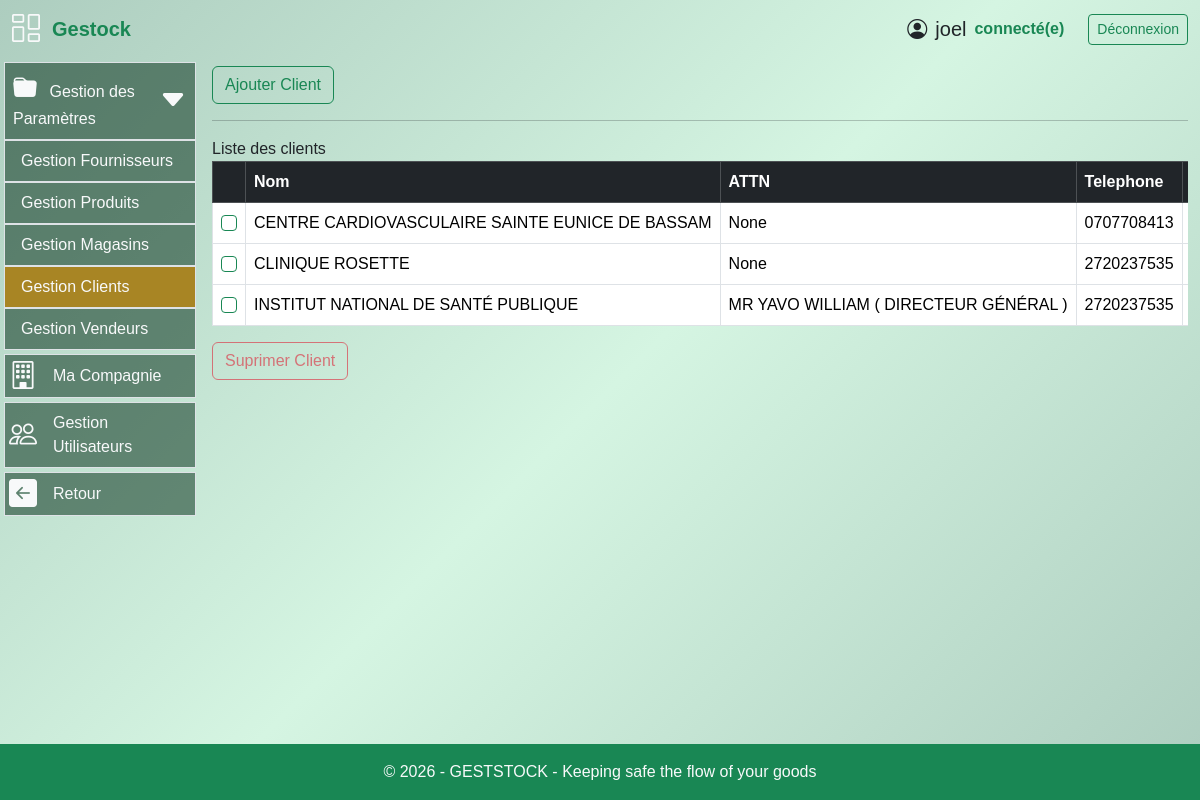
/gestion_materiel/client (signed in), run on the app's committed database.
### models.py (models this page shows, shortened)
class User(UserMixin, db.Model):
  id = db.Column(db.Integer, primary_key=True)
  username = db.Column(db.String(64), index=True, nullable=False)
  email = db.Column(db.String(120), unique=True, nullable=False)
  password_hash = db.Column(db.String(256))
  role = db.Column(db.String(20), nullable=False, default='operateur')
  joined_at = db.Column(db.DateTime(), default = datetime.utcnow, index = True)
  must_change_password = db.Column(db.Boolean, default=False)
  __table_args__ = (
      db.UniqueConstraint('email', name='uq_user_email'),
  )

class Client(db.Model):
    __tablename__ = "client"
    id = db.Column(db.Integer, primary_key=True)
    nom_client = db.Column(db.String(100), nullable=False)
    telephone = db.Column(db.String(30))
    adresse = db.Column(db.String(255), nullable=False)
    attn = db.Column(db.String(255))
    bons_commande = db.relationship(
        "BonCommande",
        back_populates="client",
        cascade="all, delete-orphan"
    )
    bons_livraison = db.relationship(
        "BonLivraison",
        back_populates="client"
    )

### routes.py (the view, shortened to what this page needs)
@app.route('/gestion_materiel/client', methods=['GET', 'POST'])
@login_required
def client():
  form = ClientForm(csrf_enabled=False)
  clients = Client.query.order_by(Client.nom_client).all()
  return render_template('client.html', form=form, clients=clients)

### forms.py
class ClientForm(FlaskForm):
    nom_client = StringField("Nom client", validators=[DataRequired()])
    telephone = StringField("Telephone")
    adresse = StringField("Adresse")
    attn = StringField("ATTN")
    submit = SubmitField("Enregistrer")

### routes.py (called while the page is built)
@app.after_request
def disable_cache(response):
    response.headers["Cache-Control"] = "no-store, no-cache, must-revalidate, private"
    response.headers["Pragma"] = "no-cache"
    response.headers["Expires"] = "0"
    return response

@login_manager.user_loader
def load_user(user_id):
    return User.query.get(int(user_id))

@app.context_processor
def utility_processor():
    def is_active(prefix):
        return request.endpoint and prefix in request.endpoint
    return dict(is_active=is_active)

### templates/client.html (shortened to what this page needs)
{% extends "base.html" %}
{% block content %}
<div class="py-2">
<div class="row">
    <div class="col">
        <a class="btn btn-outline-success" data-bs-toggle="modal"
        data-bs-target="#addclientmodal">Ajouter Client</a>
    </div>
</div>
<hr>
{% if clients %}
      <form action="{{ url_for('delete_clients') }}" method="post">
    <div class="table-responsive" style="max-height: 330px; overflow-y: auto;">
      <caption class="fs-3 fw-semibold">
        Liste des clients
    </caption>
     <div class="table-responsive" style="max-height:380px; overflow-y:auto;">
      <table class="table table-hover table-bordered align-middle">
        <thead class="table-dark sticky-top">
        <tr>
          <th scope="col"></th>
          <th scope="col">Nom</th>
          <th scope="col">ATTN</th>
          <th scope="col">Telephone</th>
          <th scope="col">Adresse</th>
        </tr>
      </thead>
      <tbody>
        {% for client in clients %}
        <tr class="client-row"
            data-id="{{ client.id }}"
            data-nom="{{ client.nom_client }}"
            data-attn="{{ client.attn }}"
            data-telephone="{{ client.telephone }}"
            data-adresse="{{ client.adresse }}"
            style="cursor:pointer">
          <td>
            <input class="form-check-input border-success client-checkbox"
            name="client_ids"
            type="checkbox" value="{{client.id}}">
          </td>
          <td>{{client.nom_client.upper()}}</td>
          <td>{{client.attn}}</td>
          <td>{{client.telephone}}</td>
          <td>{{client.adresse}}</td>
        </tr>
        {% endfor %}
      </tbody>
    </table>
     </div>
    </div>
    <button type="submit" class="btn btn-outline-danger"
      onclick="return confirm('Voulez-vous supprimer ce ou ces clients ?')">Suprimer Client
    </button>
    </form>
</div>
{% else %}
<div class="alert alert-warning text-center">
        Aucun client enregistré pour le moment.
    </div>
{% endif %}
</div>
{% endblock %}

### templates/base.html (shortened to what this page needs)
<!DOCTYPE html>
<html lang="fr">
<head>
    <link rel="stylesheet" href="/static/style/styles.css">
    <link rel="stylesheet" href="{{ url_for('static', filename='css/bootstrap.min.css') }}">
    <link rel="stylesheet" href="{{ url_for('static', filename='style/styles.css') }}">
    <link rel="stylesheet" href="https://cdn.jsdelivr.net/npm/bootstrap-icons@1.11.3/font/bootstrap-icons.css">
</head>
<body class="d-flex flex-column min-vh-100 bg-gradient-success">
    <header class="container-fluid py-2">
        <div class="row align-items-between">
            <div class="col-2 gap-2 d-flex align-items-center">
                    <i class="bi bi-columns-gap text-light fs-3"></i>
                <span class="fs-5 px-1 fw-semibold text-success">
                    Gestock
                </span>
            </div>
            <div class="col-10 d-flex gap-4 justify-content-end align-items-center">
                {% if current_user.is_authenticated %}
                    <div class="d-flex justify-content-end align-items-center ">
                        <span class="fs-5 d-flex justify-content-end mx-2 align-items-center">
                            <i class="bi bi-person-circle fs-5 mx-2"></i>
                            {{ current_user.username }}
                        </span>
                        <span class="fs-6 fw-semibold text-success">connecté(e)</span>
                    </div>
                    <div>
                        <a href="{{ url_for('logout') }}" class="btn btn-sm btn-outline-success">
                            Déconnexion
                        </a>
                    </div>
                {% endif %}
            </div>
        </div>
    </header>
    <main class="container-fluid flex-fill">
            <div class="row">
                {% if current_user.is_authenticated %}
                {% if request.path.startswith('/gestion_materiel') %}
                <nav class="col-3 col-md-2 p-1">
                            {% set active_pages = ['paiement', 'produit', 'client', 'dashboard', 'transaction', 'facture', 'stock', 'user'] %}
                        <ul class="nav flex-column gap-1">
                            {% if current_user.role in ["superadmin","admin","operateur","finance"] %}
                            <li class="nav-item bg-nav border">
                                <a class="nav-link text-light d-flex align-items-center justify-content-between px-2"
                                data-bs-toggle="collapse"
                                href="#menuParam"
                                role="button"
                                aria-expanded="false">
                                    <div>
                                        <i class="bi bi-folder-fill fs-4 me-2"></i>
                                        Gestion des Paramètres
                                    </div>
                                    <i class="bi bi-caret-down-fill fs-3"></i>
                                </a>
                                <div class="collapse {% if is_active('client')
                                                        or is_active('fournisseur')
                                                        or is_active('produit')
                                                        or is_active('magasin')
                                                        or is_active('liste_vendeurs') %}show{% endif %}"
                                    id="menuParam">
                                    <ul class="nav flex-column">
                                        {% if current_user.role in ["superadmin","admin","operateur"] %}
                                        <li class="nav-item border-2 border-top">
                                            <a class="nav-link text-light {% if is_active('fournisseur') %}bg-nav2{% endif %}"
                                            href="{{ url_for('fournisseur') }}">
                                                Gestion Fournisseurs
                                            </a>
                                        </li>
                                        <li class="nav-item border-2 border-top">
                                            <a class="nav-link text-light {% if is_active('produit') %}bg-nav2{% endif %}"
                                            href="{{ url_for('produit') }}">
                                            Gestion Produits
                                        </a>
                                    </li>
                                    <li class="nav-item border-2 border-top">
                                        <a class="nav-link text-light {% if is_active('magasin') %}bg-nav2{% endif %}"
                                            href="{{ url_for('magasin') }}">
                                            Gestion Magasins
                                        </a>
                                    </li>
                                    {% endif %}
                                    {% if current_user.role in ["superadmin","admin","finance","operateur"] %}
                                    <li class="nav-item border-2 border-top">
                                        <a class="nav-link text-light {% if is_active('client') %}bg-nav2{% endif %}"
                                        href="{{ url_for('client') }}">
                                            Gestion Clients
                                        </a>
                                    </li>
                                    {% endif %}
                                    {% if current_user.role in ["superadmin","admin","finance"] %}
                                        <li class="nav-item border-2 border-top">
                                            <a class="nav-link text-light {% if is_active('liste_vendeurs') %}bg-nav2{% endif %}"
                                            href="{{ url_for('liste_vendeurs') }}">
                                                Gestion Vendeurs
                                            </a>
                                        </li>
                                        {% endif %}
                                    </ul>
                                </div>
                            </li>
                            {% endif %}
                            {% if current_user.role in ["admin","superadmin","finance","operateur"] %}
                            <li class="{{ 'bg-nav2' if is_active('compagnie') else '' }} nav-item bg-nav-hover bg-nav px-1 border d-flex flex-fill justify-content-start align-items-center">
                                <i class="bi bi-building fs-3 text-light"></i>
                                <a class="nav-link text-light" href="{{url_for('compagnie')}}">Ma Compagnie</a>
                            </li>
                            {% endif %}
                            {% if current_user.role in ["admin","superadmin"] %}
                            <li class="{{ 'bg-nav2' if is_active('user') else '' }} nav-item bg-nav-hover bg-nav px-1 border d-flex flex-fill justify-content-start align-items-center">
                                <i class="bi bi-people fs-3 text-light"></i>
                                <a class="nav-link text-light" href="{{url_for('user')}}">Gestion Utilisateurs</a>
                            </li>
                            {% endif %}
                            {% if current_user.role in ["superadmin","admin","operateur","finance"] %}
                            <li class="nav-item bg-nav-hover bg-nav px-1 border d-flex flex-fill justify-content-start align-items-center">
                                <i class="bi bi-arrow-left-square-fill text-light fs-3"></i>
                                {% if current_user.role in ["admin","superadmin"] %}
                                    <a class="nav-link text-light"  href="{{url_for('dashboard')}}">Retour</a>
                                {% elif current_user.role == "finance" %}
                                    <a class="nav-link text-light"  href="{{url_for('nouvelle_vente')}}">Retour</a>
                                {% else %}
                                    <a class="nav-link text-light"  href="{{url_for('nouveau_achat')}}">Retour</a>
                                {% endif %}
                            </li>
                            {% endif %}
                        </ul>
                    </nav>
                    {% endif %}
                 {% endif %}
                  <section class="{% if current_user.is_authenticated %}col-9 col-md-10{% else %}col-12{% endif %}">
                     {% block content %}{% endblock %}
    </main>
    <footer class="bg-success text-light text-center py-3 mt-auto">
        <p class="mb-0">© 2026 - GESTSTOCK - Keeping safe the flow of your goods </p>
    </footer>
</body>
</html>

### static/style/styles.css (style rules this page uses)
html { height: 100%; }
body { margin: 0; font-family: Arial, sans-serif; }
.bg-gradient-success { background: linear-gradient(135deg, #adcdbf, #d5f5e2, #adcdbf); }
.bg-nav { background-color: #113a248f; }
.bg-nav2 { background-color: #a88524; }
.table-responsive thead th { position: sticky; top: 0; z-index: 10; background-color: #212529; }
.table td, .table th { white-space: nowrap; }

### data on the page
User: username "joel"
Client: nom_client "CENTRE CARDIOVASCULAIRE SAINTE EUNICE DE BASSAM", attn "None", telephone "0707708413"
Client: nom_client "CLINIQUE ROSETTE", attn "None", telephone "2720237535"
Client: nom_client "INSTITUT NATIONAL DE SANTÉ PUBLIQUE", attn "MR YAVO WILLIAM ( DIRECTEUR GÉNÉRAL )", telephone "2720237535"
